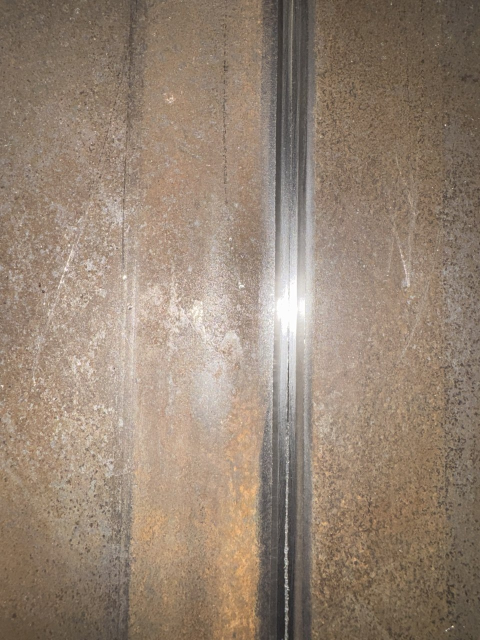
#> input picture 2/x1.jpg, 960 x 1280 px (shown at 1/2 size)
$ python metal-seam-detector.py.py
#> lines starting #> are read from the running program, lines starting #| are printed output that depends on the picture; after the words box and inside, x2 and y2 are one past the last pixel; in counts of white or black regions, pixels touching at a corner belong together
import cv2
import numpy as np

# 1. Загрузка изображения
img = cv2.imread('x1.jpg')
#> img is the input picture: shape (1280, 960, 3); mean B, G, R 115.5, 132.1, 150.2
height, width = img.shape[:2]
#> height = 1280; width = 960
gray = cv2.cvtColor(img, cv2.COLOR_BGR2GRAY)
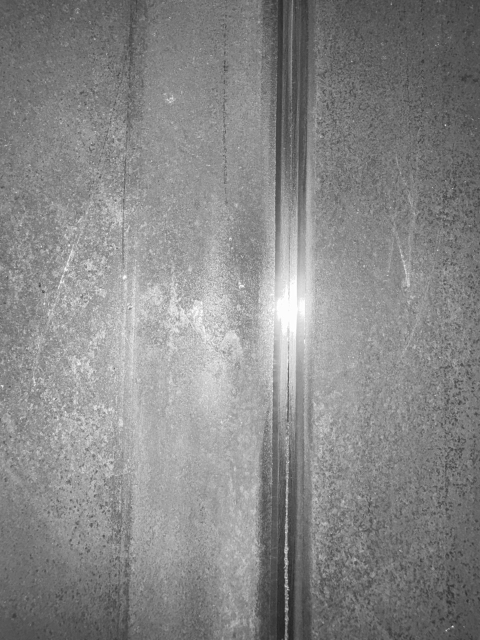
#> gray: shape (1280, 960) (shown at 1/2 size); min 31, max 255, mean 135.6

# 2. МОРФОЛОГИЧЕСКИЙ ФИЛЬТР ВЫДЕЛЕНИЯ ТОНКИХ ЛИНИЙ
# Ядро (9, 1) — критически важно! Оно выделяет объекты шириной ДО 9 пикселей (нашу линию)
# и полностью уничтожает широкие тени желоба, блики и круглые капли сварки
kernel = cv2.getStructuringElement(cv2.MORPH_RECT, (9, 1)) # !!! 9 -> 35
blackhat = cv2.morphologyEx(gray, cv2.MORPH_BLACKHAT, kernel)
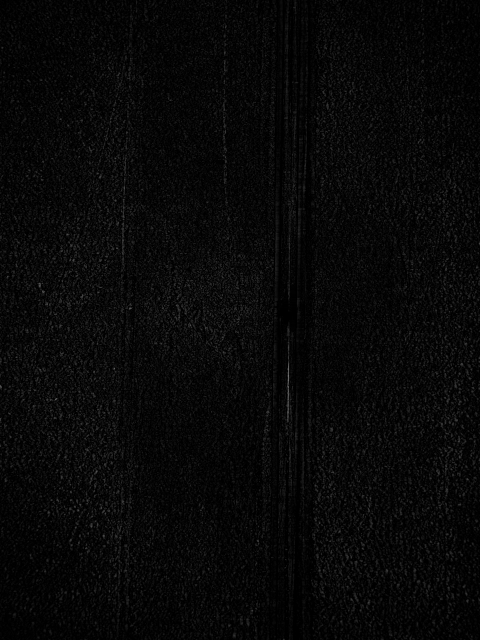
#> blackhat: shape (1280, 960) (shown at 1/2 size); min 0, max 140, mean 7.9

# Легкое сглаживание, чтобы объединить пунктирные участки линии
blurred = cv2.GaussianBlur(blackhat, (5, 5), 0) # !!! (5,5) -> (9,9)

# 3. Настройка зоны поиска (берём центральные 30% ширины кадра)
roi_left = int(width * 0.35)
#> roi_left = 336
roi_right = int(width * 0.65)
#> roi_right = 624

# Разбиваем на 25 мелких сегментов по ВСЕЙ высоте кадра
num_segments = 25
segment_height = height // num_segments
#> segment_height = 51

points = []

# 4. Построчный сбор координат линии
for i in range(num_segments):
    y_start = i * segment_height
    y_end = (i + 1) * segment_height
    y_center = (y_start + y_end) // 2

    roi_segment = blurred[y_start:y_end, roi_left:roi_right]

    # Считаем профиль. Теперь линия — это яркий узкий пик
    profile = np.mean(roi_segment, axis=0)

    if np.max(profile) > 10:  # Отсекаем пустой фон
        max_idx = np.argmax(profile)
        final_x = roi_left + max_idx

        # Защита границ
        if roi_left <= final_x <= roi_right:
            points.append([final_x, y_center])
#> this loop made 25 passes
#> (max_idx, final_x) on passes 1 to 12: (254, 590), (238, 574), (113, 449), (237, 573), (112, 448), (112, 448), (274, 610), (250, 586), (243, 579), (243, 579), (216, 552), (241, 577)
#> pass 1, `roi_segment = blurred[y_start:y_end, roi_left:roi_right]`:
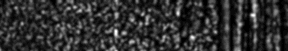
#> roi_segment: shape (51, 288); min 0, max 28, mean 5.4; drawn with min black and max white
#> pass 3, `roi_segment = blurred[y_start:y_end, roi_left:roi_right]`:
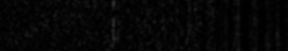
#> roi_segment: shape (51, 288); min 0, max 47, mean 5.9
#> after the loop, points = 25 pairs, first value 358 to 610, second value 25 to 1249

# 5. ИСПОЛЬЗОВАНИЕ RANSAC ДЛЯ ИГНОРИРОВАНИЯ ПРОЖОГА И КАПЕЛЬ
if len(points) >= 5:
    pts_array = np.array(points, dtype=np.float32)
#> pts_array has the same summary as points

    # Алгоритм построит прямую только по тем точкам, которые выстроены в один ряд.
    # Точки, попавшие на круглое отверстие или капли сварки, будут автоматически отброшены!
    [vx, vy, x0, y0] = cv2.fitLine(pts_array, cv2.DIST_HUBER, 0, 0.01, 0.01)
#> vx = [0.0102]; vy = [-1]; x0 = [575.8]; y0 = [639.4]

    vx = float(vx)
#> vx = 0.0102
    vy = float(vy)
#> vy = -1
    x0 = float(x0)
#> x0 = 575.8
    y0 = float(y0)
#> y0 = 639.4

    if np.abs(vy) > 0.001:
        x_top = int(x0 + (0 - y0) * (vx / vy))
#> x_top = 582
        x_bottom = int(x0 + (height - y0) * (vx / vy))
#> x_bottom = 569

        # Расчет точного угла наклона (85 - 95 градусов)
        angle = np.abs(np.arctan2(vy, vx) * 180 / np.pi)
#> angle = 89.42

        if 85 <= angle <= 95:
            print(f"Линия шва успешно найдена сквозь дефекты!")
            print(f" -> Координата X вверху: {x_top} px")
#|  -> Координата X вверху: 582 px
            print(f" -> Координата X внизу: {x_bottom} px")
#|  -> Координата X внизу: 569 px
            print(f" -> Точный угол: {angle:.2f}°")
#|  -> Точный угол: 89.42°

            # Отрисовка финальной зеленой линии строго по трещине/шву
            cv2.line(img, (x_top, 0), (x_bottom, height), (0, 255, 0), 3)
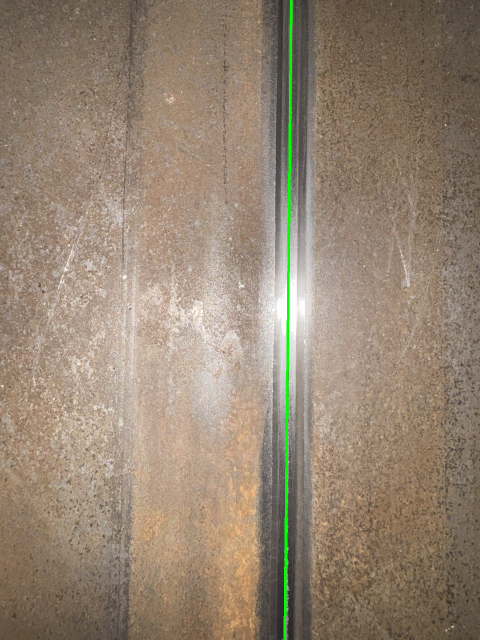
#> img: shape (1280, 960, 3) (shown at 1/2 size); 0.52% of pixels changed, all inside (x1, y1, x2, y2) = (567, 0, 585, 1280)

            # Визуализация точек для контроля
            for pt in points:
                cv2.circle(img, (int(pt[0]), int(pt[1])), 4, (255, 0, 0), -1)
#> this loop made 25 passes
#> pt on passes 1 to 12: [590, 25], [574, 76], [449, 127], [573, 178], [448, 229], [448, 280], [610, 331], [586, 382], [579, 433], [579, 484], [552, 535], [577, 586]
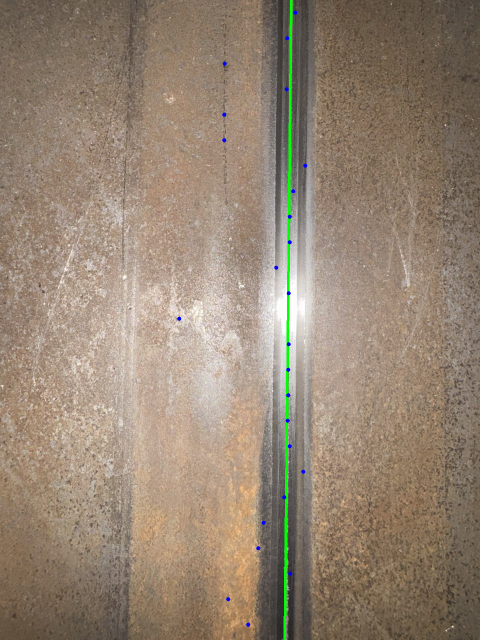
#> img: shape (1280, 960, 3) (shown at 1/2 size); 0.1% of pixels changed, all inside (x1, y1, x2, y2) = (354, 21, 615, 1254)
        else:
            print(f"Линия найдена, но угол ({angle:.1f}°) выходит за рамки 85°-95°.")
else:
    print("Не удалось выделить достаточное количество точек шва.")

# 6. Отображение результата (сжато для монитора)
cv2.imshow('Universal Seam Detection', cv2.resize(img, (width // 2, height // 2)))
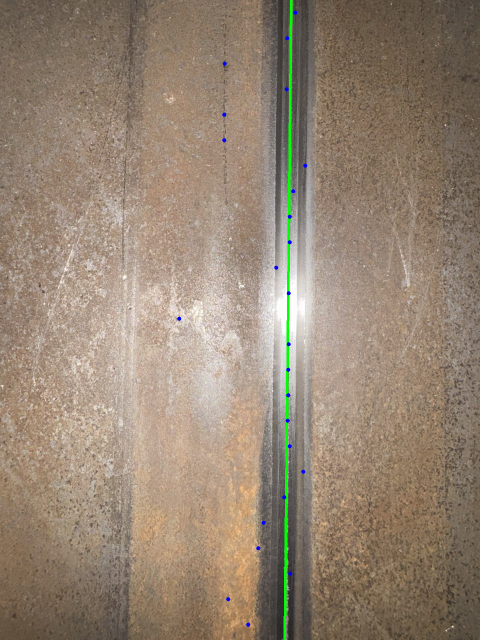
#> window 'Universal Seam Detection': shape (640, 480, 3); mean B, G, R 115, 132.7, 149.4
cv2.waitKey(0)
cv2.destroyAllWindows()
